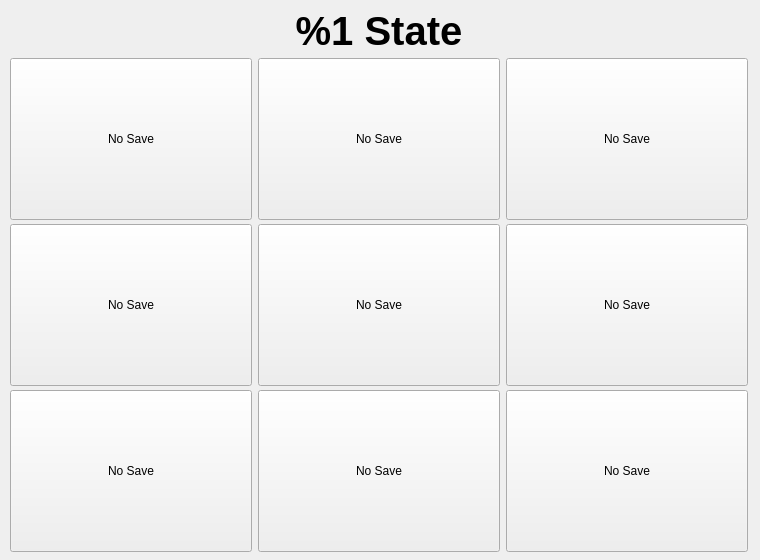
<?xml version="1.0" encoding="UTF-8"?>
<ui version="4.0">
 <class>LoadSaveState</class>
 <widget class="QWidget" name="LoadSaveState">
  <property name="geometry">
   <rect>
    <x>0</x>
    <y>0</y>
    <width>760</width>
    <height>560</height>
   </rect>
  </property>
  <property name="windowTitle">
   <string>%1 State</string>
  </property>
  <layout class="QGridLayout" name="gridLayout_2" rowstretch="1,0,0,0" columnstretch="0,0,0">
   <property name="leftMargin">
    <number>6</number>
   </property>
   <property name="topMargin">
    <number>6</number>
   </property>
   <property name="rightMargin">
    <number>6</number>
   </property>
   <property name="bottomMargin">
    <number>6</number>
   </property>
   <property name="spacing">
    <number>2</number>
   </property>
   <item row="1" column="0">
    <widget class="QGBA::SavestateButton" name="state1">
     <property name="sizePolicy">
      <sizepolicy hsizetype="Maximum" vsizetype="Maximum">
       <horstretch>0</horstretch>
       <verstretch>0</verstretch>
      </sizepolicy>
     </property>
     <property name="maximumSize">
      <size>
       <width>242</width>
       <height>162</height>
      </size>
     </property>
     <property name="text">
      <string>No Save</string>
     </property>
     <property name="iconSize">
      <size>
       <width>240</width>
       <height>160</height>
      </size>
     </property>
     <property name="shortcut">
      <string>1</string>
     </property>
    </widget>
   </item>
   <item row="1" column="1">
    <widget class="QGBA::SavestateButton" name="state2">
     <property name="sizePolicy">
      <sizepolicy hsizetype="Maximum" vsizetype="Maximum">
       <horstretch>0</horstretch>
       <verstretch>0</verstretch>
      </sizepolicy>
     </property>
     <property name="maximumSize">
      <size>
       <width>242</width>
       <height>162</height>
      </size>
     </property>
     <property name="text">
      <string>No Save</string>
     </property>
     <property name="iconSize">
      <size>
       <width>240</width>
       <height>160</height>
      </size>
     </property>
     <property name="shortcut">
      <string>2</string>
     </property>
    </widget>
   </item>
   <item row="0" column="0" colspan="3">
    <widget class="QLabel" name="lsLabel">
     <property name="sizePolicy">
      <sizepolicy hsizetype="Preferred" vsizetype="Maximum">
       <horstretch>0</horstretch>
       <verstretch>0</verstretch>
      </sizepolicy>
     </property>
     <property name="styleSheet">
      <string notr="true">font-size: 30pt; font-weight: bold;</string>
     </property>
     <property name="text">
      <string>%1 State</string>
     </property>
     <property name="scaledContents">
      <bool>false</bool>
     </property>
     <property name="alignment">
      <set>Qt::AlignCenter</set>
     </property>
    </widget>
   </item>
   <item row="1" column="2">
    <widget class="QGBA::SavestateButton" name="state3">
     <property name="sizePolicy">
      <sizepolicy hsizetype="Maximum" vsizetype="Maximum">
       <horstretch>0</horstretch>
       <verstretch>0</verstretch>
      </sizepolicy>
     </property>
     <property name="maximumSize">
      <size>
       <width>242</width>
       <height>162</height>
      </size>
     </property>
     <property name="text">
      <string>No Save</string>
     </property>
     <property name="iconSize">
      <size>
       <width>240</width>
       <height>160</height>
      </size>
     </property>
     <property name="shortcut">
      <string>3</string>
     </property>
    </widget>
   </item>
   <item row="2" column="0">
    <widget class="QGBA::SavestateButton" name="state4">
     <property name="sizePolicy">
      <sizepolicy hsizetype="Maximum" vsizetype="Maximum">
       <horstretch>0</horstretch>
       <verstretch>0</verstretch>
      </sizepolicy>
     </property>
     <property name="maximumSize">
      <size>
       <width>242</width>
       <height>162</height>
      </size>
     </property>
     <property name="text">
      <string>No Save</string>
     </property>
     <property name="iconSize">
      <size>
       <width>240</width>
       <height>160</height>
      </size>
     </property>
     <property name="shortcut">
      <string>4</string>
     </property>
    </widget>
   </item>
   <item row="2" column="1">
    <widget class="QGBA::SavestateButton" name="state5">
     <property name="sizePolicy">
      <sizepolicy hsizetype="Maximum" vsizetype="Maximum">
       <horstretch>0</horstretch>
       <verstretch>0</verstretch>
      </sizepolicy>
     </property>
     <property name="maximumSize">
      <size>
       <width>242</width>
       <height>162</height>
      </size>
     </property>
     <property name="text">
      <string>No Save</string>
     </property>
     <property name="iconSize">
      <size>
       <width>240</width>
       <height>160</height>
      </size>
     </property>
     <property name="shortcut">
      <string>5</string>
     </property>
    </widget>
   </item>
   <item row="2" column="2">
    <widget class="QGBA::SavestateButton" name="state6">
     <property name="sizePolicy">
      <sizepolicy hsizetype="Maximum" vsizetype="Maximum">
       <horstretch>0</horstretch>
       <verstretch>0</verstretch>
      </sizepolicy>
     </property>
     <property name="maximumSize">
      <size>
       <width>242</width>
       <height>162</height>
      </size>
     </property>
     <property name="text">
      <string>No Save</string>
     </property>
     <property name="iconSize">
      <size>
       <width>240</width>
       <height>160</height>
      </size>
     </property>
     <property name="shortcut">
      <string>6</string>
     </property>
    </widget>
   </item>
   <item row="3" column="0">
    <widget class="QGBA::SavestateButton" name="state7">
     <property name="sizePolicy">
      <sizepolicy hsizetype="Maximum" vsizetype="Maximum">
       <horstretch>0</horstretch>
       <verstretch>0</verstretch>
      </sizepolicy>
     </property>
     <property name="maximumSize">
      <size>
       <width>242</width>
       <height>162</height>
      </size>
     </property>
     <property name="text">
      <string>No Save</string>
     </property>
     <property name="iconSize">
      <size>
       <width>240</width>
       <height>160</height>
      </size>
     </property>
     <property name="shortcut">
      <string>7</string>
     </property>
    </widget>
   </item>
   <item row="3" column="1">
    <widget class="QGBA::SavestateButton" name="state8">
     <property name="sizePolicy">
      <sizepolicy hsizetype="Maximum" vsizetype="Maximum">
       <horstretch>0</horstretch>
       <verstretch>0</verstretch>
      </sizepolicy>
     </property>
     <property name="maximumSize">
      <size>
       <width>242</width>
       <height>162</height>
      </size>
     </property>
     <property name="text">
      <string>No Save</string>
     </property>
     <property name="iconSize">
      <size>
       <width>240</width>
       <height>160</height>
      </size>
     </property>
     <property name="shortcut">
      <string>8</string>
     </property>
    </widget>
   </item>
   <item row="3" column="2">
    <widget class="QGBA::SavestateButton" name="state9">
     <property name="sizePolicy">
      <sizepolicy hsizetype="Maximum" vsizetype="Maximum">
       <horstretch>0</horstretch>
       <verstretch>0</verstretch>
      </sizepolicy>
     </property>
     <property name="maximumSize">
      <size>
       <width>242</width>
       <height>162</height>
      </size>
     </property>
     <property name="text">
      <string>No Save</string>
     </property>
     <property name="iconSize">
      <size>
       <width>240</width>
       <height>160</height>
      </size>
     </property>
     <property name="shortcut">
      <string>9</string>
     </property>
    </widget>
   </item>
  </layout>
 </widget>
 <customwidgets>
  <customwidget>
   <class>QGBA::SavestateButton</class>
   <extends>QPushButton</extends>
   <header>SavestateButton.h</header>
  </customwidget>
 </customwidgets>
 <tabstops>
  <tabstop>state1</tabstop>
  <tabstop>state2</tabstop>
  <tabstop>state3</tabstop>
  <tabstop>state4</tabstop>
  <tabstop>state5</tabstop>
  <tabstop>state6</tabstop>
  <tabstop>state7</tabstop>
  <tabstop>state8</tabstop>
  <tabstop>state9</tabstop>
 </tabstops>
 <resources/>
 <connections/>
</ui>
